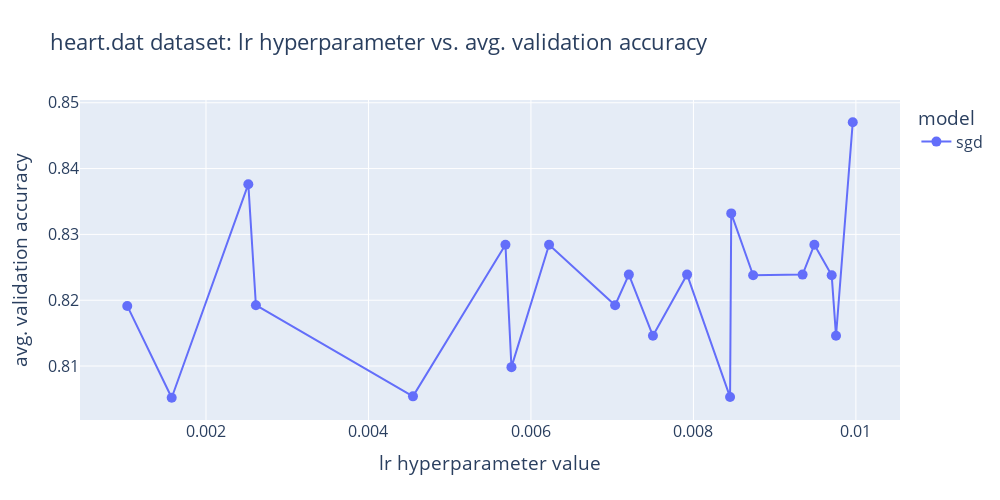

Notebook source saved alongside this figure:
### Markdown cell above
### 1.1.3 Stochastic Gradient Descent (SGD)

### Code cell
sgd_search = tune_pipe_with_randomsearch(sgd_model, lr_hyperparams, X_train, y_train, n_iter=HYPERPARAMS_ITERS)
best_model_sgd = sgd_search.best_estimator_
plot_acc_vs_hyperparameter(sgd_search, "logistic_regression__lr", dataset_name, 'sgd')

### Figure 1 — Plotly figure (JSON) as saved in the notebook; plotly's stock layout.template omitted (floating-point values rounded to 4 significant figures)
{"data": [{"hovertemplate": "model=sgd<br>lr hyperparameter value=%{x}<br>avg. validation accuracy=%{y}<extra></extra>", "legendgroup": "sgd", "line": {"color": "#636efa", "dash": "solid"}, "marker": {"size": 10, "symbol": "circle"}, "mode": "lines+markers", "name": "sgd", "orientation": "v", "showlegend": true, "type": "scatter", "x": [0.001031, 0.001578, 0.002521, 0.002614, 0.004548, 0.005686, 0.00576, 0.006223, 0.007036, 0.007205, 0.007502, 0.007922, 0.008451, 0.008466, 0.008735, 0.009344, 0.009489, 0.009702, 0.009755, 0.009961], "xaxis": "x", "y": [0.8191, 0.8052, 0.8376, 0.8192, 0.8054, 0.8284, 0.8098, 0.8284, 0.8192, 0.8239, 0.8146, 0.8239, 0.8053, 0.8332, 0.8238, 0.8239, 0.8284, 0.8238, 0.8146, 0.847], "yaxis": "y"}], "layout": {"font": {"size": 16}, "height": 500, "legend": {"title": {"text": "model"}, "tracegroupgap": 0}, "title": {"text": "heart.dat dataset: lr hyperparameter vs. avg. validation accuracy"}, "width": 1000, "xaxis": {"anchor": "y", "domain": [0, 1], "title": {"text": "lr hyperparameter value"}}, "yaxis": {"anchor": "x", "domain": [0, 1], "title": {"text": "avg. validation accuracy"}}}}
